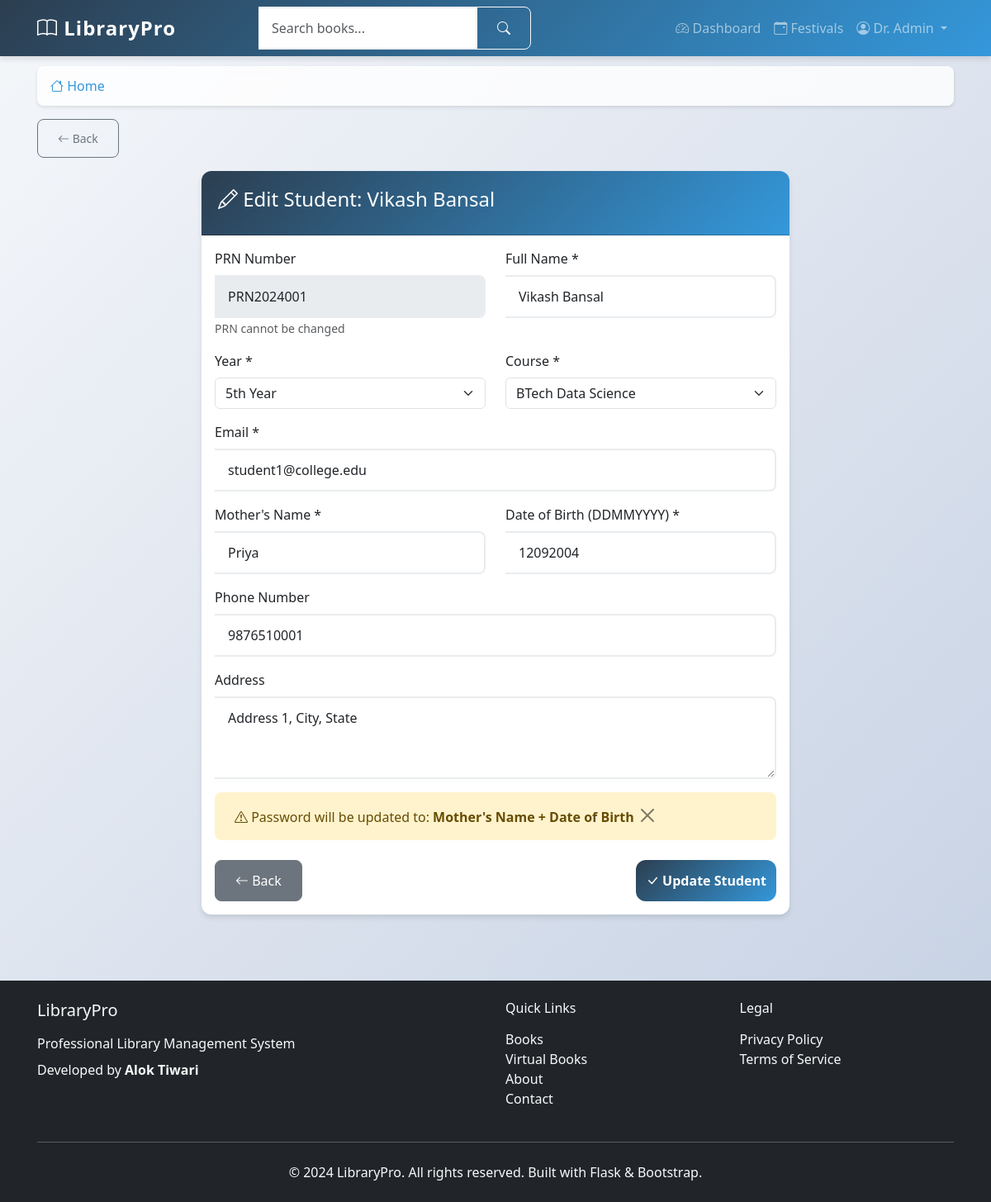
The app's page /edit-student/1 (signed in) with its own data.
### app/models.py (models this page shows, shortened)
class User(UserMixin, db.Model):
    id = db.Column(db.Integer, primary_key=True)
    prn_number = db.Column(db.String(20), unique=True, nullable=False)
    username = db.Column(db.String(80), unique=True, nullable=False)
    email = db.Column(db.String(120), unique=True, nullable=False)
    name = db.Column(db.String(100), nullable=False)
    mother_name = db.Column(db.String(100), nullable=False)
    dob = db.Column(db.String(10), nullable=False)  # Format: DDMMYYYY
    phone = db.Column(db.String(15), nullable=True)
    address = db.Column(db.Text, nullable=True)
    password_hash = db.Column(db.String(255), nullable=False)
    role = db.Column(db.String(20), nullable=False, default='student')
    year = db.Column(db.String(10), nullable=True)  # 1st, 2nd, 3rd, 4th, 5th
    course = db.Column(db.String(50), nullable=True)  # BSC IT, BSC CS, etc.
    total_books_borrowed = db.Column(db.Integer, default=0)
    total_extension_requests = db.Column(db.Integer, default=0)
    library_hours_this_month = db.Column(db.Float, default=0.0)
    library_hours_this_year = db.Column(db.Float, default=0.0)
    created_at = db.Column(db.DateTime, default=datetime.utcnow)
    updated_at = db.Column(db.DateTime, default=datetime.utcnow, onupdate=datetime.utcnow)
    loans = db.relationship('Loan', backref='borrower', lazy='dynamic')
    library_sessions = db.relationship('LibrarySession', backref='user', lazy='dynamic')

### app/main/routes.py (the view, shortened to what this page needs)
@bp.route('/edit-student/<int:user_id>', methods=['GET', 'POST'])
@login_required
def edit_student(user_id):
    if current_user.role != 'admin':
        flash('Access denied.', 'danger')
        return redirect(url_for('main.dashboard'))
    student = User.query.get_or_404(user_id)
    return render_template('main/edit_student.html', title='Edit Student', student=student)

### app/__init__.py (called while the page is built)
def create_app():
    app = Flask(__name__)
    app.config.from_object(Config)
    db.init_app(app)
    migrate.init_app(app, db)
    login.init_app(app)
    login.login_view = 'auth.student_login'
    login.login_message = 'Please log in to access this page.'
    login.login_message_category = 'info'
    from app.auth import bp as auth_bp
    app.register_blueprint(auth_bp, url_prefix='/auth')
    from app.main import bp as main_bp
    app.register_blueprint(main_bp)
    from app.models import User
    @login.user_loader
    def load_user(user_id):
        return User.query.get(int(user_id))
    return app

### app/templates/main/edit_student.html (shortened to what this page needs)
{% extends "base.html" %}
{% block content %}
<div class="container">
    <div class="row justify-content-center">
        <div class="col-md-8">
            <div class="card">
                <div class="card-header">
                    <h4><i class="bi bi-pencil"></i> Edit Student: {{ student.name }}</h4>
                </div>
                <div class="card-body">
                    <form method="POST">
                        <div class="row">
                            <div class="col-md-6">
                                <div class="mb-3">
                                    <label for="prn_number" class="form-label">PRN Number</label>
                                    <input type="text" class="form-control" value="{{ student.prn_number }}" disabled>
                                    <small class="text-muted">PRN cannot be changed</small>
                                </div>
                            </div>
                            <div class="col-md-6">
                                <div class="mb-3">
                                    <label for="name" class="form-label">Full Name *</label>
                                    <input type="text" class="form-control" id="name" name="name"
                                           value="{{ student.name }}" required>
                                </div>
                            </div>
                        </div>
                        <div class="row">
                            <div class="col-md-6">
                                <div class="mb-3">
                                    <label for="year" class="form-label">Year *</label>
                                    <select class="form-select" id="year" name="year" required>
                                        <option value="5th" {{ 'selected' if student.year == '5th' }}>5th Year</option>
                                    </select>
                                </div>
                            </div>
                            <div class="col-md-6">
                                <div class="mb-3">
                                    <label for="course" class="form-label">Course *</label>
                                    <select class="form-select" id="course" name="course" required>
                                        <option value="BTech Data Science" {{ 'selected' if student.course == 'BTech Data Science' }}>BTech Data Science</option>
                                    </select>
                                </div>
                            </div>
                        </div>
                        <div class="mb-3">
                            <label for="email" class="form-label">Email *</label>
                            <input type="email" class="form-control" id="email" name="email"
                                   value="{{ student.email }}" required>
                        </div>
                        <div class="row">
                            <div class="col-md-6">
                                <div class="mb-3">
                                    <label for="mother_name" class="form-label">Mother's Name *</label>
                                    <input type="text" class="form-control" id="mother_name" name="mother_name"
                                           value="{{ student.mother_name }}" required>
                                </div>
                            </div>
                            <div class="col-md-6">
                                <div class="mb-3">
                                    <label for="dob" class="form-label">Date of Birth (DDMMYYYY) *</label>
                                    <input type="text" class="form-control" id="dob" name="dob"
                                           value="{{ student.dob }}" pattern="[0-9]{8}" required>
                                </div>
                            </div>
                        </div>
                        <div class="mb-3">
                            <label for="phone" class="form-label">Phone Number</label>
                            <input type="tel" class="form-control" id="phone" name="phone"
                                   value="{{ student.phone or '' }}">
                        </div>
                        <div class="mb-3">
                            <label for="address" class="form-label">Address</label>
                            <textarea class="form-control" id="address" name="address" rows="3">{{ student.address or '' }}</textarea>
                        </div>
                        <div class="alert alert-warning">
                            <i class="bi bi-exclamation-triangle"></i>
                            Password will be updated to: <strong>Mother's Name + Date of Birth</strong>
                        </div>
                        <div class="d-flex justify-content-between">
                            <a href="{{ url_for('main.manage_students') }}" class="btn btn-secondary">
                                <i class="bi bi-arrow-left"></i> Back
                            </a>
                            <button type="submit" class="btn btn-primary">
                                <i class="bi bi-check-lg"></i> Update Student
                            </button>
                        </div>
                    </form>
                </div>
            </div>
        </div>
    </div>
</div>
{% endblock %}

### app/templates/base.html (shortened to what this page needs)
<!DOCTYPE html>
<html lang="en">
<head>
    <link href="https://cdn.jsdelivr.net/npm/bootstrap@5.3.0/dist/css/bootstrap.min.css" rel="stylesheet">
    <link rel="stylesheet" href="https://cdn.jsdelivr.net/npm/bootstrap-icons@1.10.0/font/bootstrap-icons.css">
    <link rel="stylesheet" href="{{ url_for('static', filename='css/style.css') }}">
    <link rel="stylesheet" href="{{ url_for('static', filename='css/modern.css') }}">
</head>
<body>
    <nav class="navbar navbar-expand-lg navbar-dark bg-primary fixed-top">
        <div class="container">
            <a class="navbar-brand fw-bold" href="{{ url_for('main.index') }}">
                <i class="bi bi-book"></i> LibraryPro
            </a>
            <div class="collapse navbar-collapse" id="navbarNav">
                {% if current_user.is_authenticated %}
                <form class="d-flex mx-auto" method="GET" action="{{ url_for('main.search') }}">
                    <div class="input-group">
                        <input class="form-control" type="search" name="q" placeholder="Search books..."
                               value="{{ request.args.get('q', '') }}">
                        <button class="btn btn-outline-light" type="submit">
                            <i class="bi bi-search"></i>
                        </button>
                    </div>
                </form>
                <ul class="navbar-nav ms-auto">
                    <li class="nav-item">
                        <a class="nav-link" href="{{ url_for('main.dashboard') }}">
                            <i class="bi bi-speedometer2"></i> Dashboard
                        </a>
                    </li>
                    <li class="nav-item">
                        <a class="nav-link" href="{{ url_for('main.festivals') }}">
                            <i class="bi bi-calendar-event"></i> Festivals
                        </a>
                    </li>
                    <li class="nav-item dropdown">
                        <a class="nav-link dropdown-toggle" href="#" role="button" data-bs-toggle="dropdown">
                            <i class="bi bi-person-circle"></i> {{ current_user.name }}
                        </a>
                    </li>
                </ul>
                {% endif %}
            </div>
        </div>
    </nav>
    <main class="main-content">
        <div class="container">
            {% if current_user.is_authenticated %}
            <nav aria-label="breadcrumb" class="mb-3">
                <ol class="breadcrumb">
                    <li class="breadcrumb-item">
                        <a href="{{ url_for('main.index') }}"><i class="bi bi-house"></i> Home</a>
                    </li>
                </ol>
            </nav>
            {% endif %}
            {% if current_user.is_authenticated and request.endpoint not in ['main.index', 'main.dashboard', 'main.student_dashboard', 'main.admin_dashboard'] %}
            <div class="mb-3">
                <button onclick="goBack()" class="btn btn-outline-secondary btn-sm">
                    <i class="bi bi-arrow-left"></i> Back
                </button>
            </div>
            {% endif %}
            {% block content %}{% endblock %}
        </div>
    </main>
    <footer class="bg-dark text-light py-4 mt-5">
        <div class="container">
            <div class="row">
                <div class="col-md-6">
                    <h5 class="mb-3">LibraryPro</h5>
                    <p class="mb-2">Professional Library Management System</p>
                    <p class="mb-0">Developed by <strong>Alok Tiwari</strong></p>
                </div>
                <div class="col-md-3">
                    <h6 class="mb-3">Quick Links</h6>
                    <ul class="list-unstyled">
                        <li><a href="{{ url_for('main.books_categories') }}" class="text-light text-decoration-none">Books</a></li>
                    <li><a href="{{ url_for('main.virtual_books') }}" class="text-light text-decoration-none">Virtual Books</a></li>
                        <li><a href="{{ url_for('main.about') }}" class="text-light text-decoration-none">About</a></li>
                        <li><a href="{{ url_for('main.contact') }}" class="text-light text-decoration-none">Contact</a></li>
                    </ul>
                </div>
                <div class="col-md-3">
                    <h6 class="mb-3">Legal</h6>
                    <ul class="list-unstyled">
                        <li><a href="{{ url_for('main.privacy') }}" class="text-light text-decoration-none">Privacy Policy</a></li>
                        <li><a href="{{ url_for('main.terms') }}" class="text-light text-decoration-none">Terms of Service</a></li>
                    </ul>
                </div>
            </div>
            <hr class="my-4">
            <div class="text-center">
                <p class="mb-0">&copy; 2024 LibraryPro. All rights reserved. Built with Flask & Bootstrap.</p>
            </div>
        </div>
    </footer>
</body>
</html>

### app/static/css/style.css (style rules this page uses)
:root { --primary-color: #2c3e50; --secondary-color: #3498db; --accent-color: #e74c3c; --success-color: #27ae60; --warning-color: #f39c12; --light-bg: #f8f9fa; --card-shadow: 0 4px 6px rgba(0, 0, 0, 0.1); --hover-shadow: 0 8px 15px rgba(0, 0, 0, 0.2); --border-radius: 12px; }
body { font-family: 'Segoe UI', Tahoma, Geneva, Verdana, sans-serif; background: linear-gradient(135deg, #f5f7fa 0%, #c3cfe2 100%); min-height: 100vh; padding: 0; margin: 0; }
.main-content { padding-top: 80px; padding-bottom: 2rem; min-height: calc(100vh - 200px); }
.container { padding-left: 15px; padding-right: 15px; }
.navbar-brand { font-size: 1.5rem; letter-spacing: 1px; }
.navbar { box-shadow: var(--card-shadow); background: linear-gradient(135deg, var(--primary-color) 0%, var(--secondary-color) 100%) !important; }
.card { border: none; border-radius: var(--border-radius); box-shadow: var(--card-shadow); transition: all 0.3s ease; background: white; }
.card-header { background: linear-gradient(135deg, var(--primary-color) 0%, var(--secondary-color) 100%); color: white; border-radius: var(--border-radius) var(--border-radius) 0 0 !important; padding: 1.25rem; font-weight: 600; }
.form-control { border-radius: 8px; border: 2px solid #e9ecef; padding: 0.75rem 1rem; transition: all 0.3s ease; }
.btn { border-radius: 8px; padding: 0.75rem 1.5rem; font-weight: 500; transition: all 0.3s ease; }
.btn-primary { background: linear-gradient(135deg, var(--primary-color) 0%, var(--secondary-color) 100%); border: none; }
.alert { border: none; border-radius: 8px; padding: 1rem 1.5rem; margin-bottom: 1.5rem; }
.breadcrumb { background: rgba(255, 255, 255, 0.8); border-radius: 8px; padding: 0.75rem 1rem; margin-bottom: 1rem; box-shadow: 0 2px 4px rgba(0, 0, 0, 0.1); backdrop-filter: blur(10px); }
.breadcrumb-item a { color: var(--secondary-color); text-decoration: none; transition: color 0.3s ease; }
.btn-outline-secondary { border-color: #6c757d; color: #6c757d; transition: all 0.3s ease; }
.form-control { border-left: none; border-radius: 0 8px 8px 0; }
.btn-primary { background: linear-gradient(135deg, var(--primary-color) 0%, var(--secondary-color) 100%); border: none; border-radius: 12px; padding: 0.75rem; font-weight: 600; transition: all 0.3s ease; }

### app/static/css/modern.css (style rules this page uses)
:root { --primary: #6366f1; --secondary: #8b5cf6; --success: #10b981; --danger: #ef4444; --warning: #f59e0b; --info: #3b82f6; --dark: #1f2937; --light: #f9fafb; }

### records on screen
User: name "Dr. Admin"
User: name "Vikash Bansal", prn_number "PRN2024001", email "student1@college.edu", mother_name "Priya", dob "12092004", phone "9876510001", address "Address 1, City, State"
